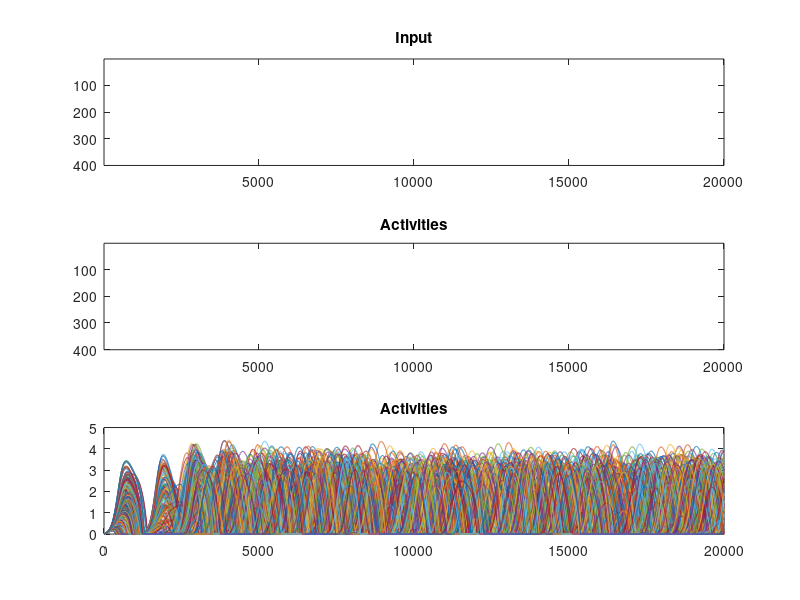
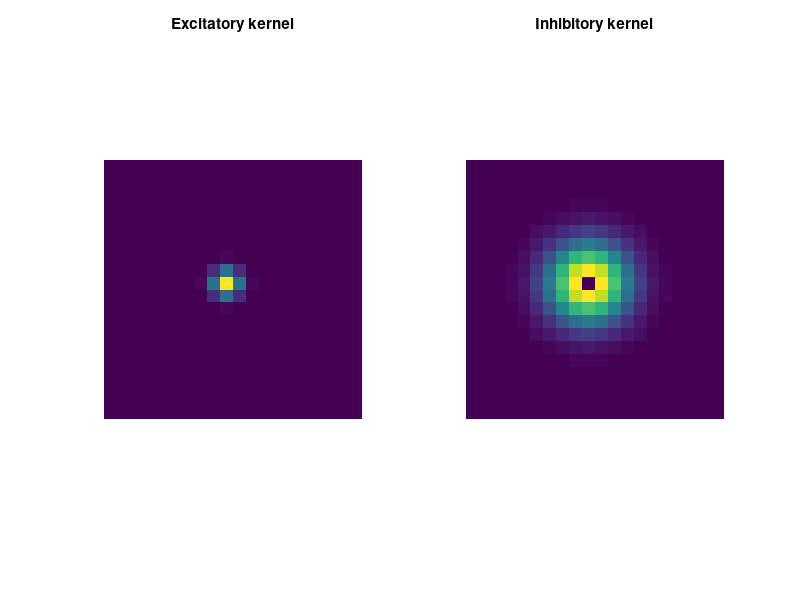

Recreate these plots in MATLAB, in order. (Note: this script raises an error after producing the figures.)
clear all; close all;
%file_name=uiputfile('*.gif','Save as animated GIF');

aa = 20;        % Side length of square grid
N = aa*aa;      % Number of neurons
tlen = 20000;
%tdiv = 50;
msize = tlen;%/tdiv +1;

x = zeros(1,N);
xs = zeros(msize,N);

We = (eye(N));
Wi = We;

 Ae = 0.6;      % Excitatory kernal max height
 ke = 1;        % Excitatory kernel width
 Ai = 0.05;   % Inhibitory kernal max height (Play with this parameter!)
 ki = 3;        % Inhibitory kernal width
 
distan = zeros(N);
kk = 0;
pos = zeros(N,2);
for ii = 1:aa
    for jj = 1:aa
        kk = kk +1;
      pos(kk,:) = [ii jj];
    end
end
tic
for ii = 1:N
    for jj = ii:N
        distan(ii,jj) = norm(squeeze(pos(ii,:)) - squeeze(pos(jj,:)),2);
        distan(jj,ii) = distan(ii,jj);
        Wi(ii,jj) = Ai.*exp(-(distan(ii,jj)./ki).^2);%./(ki*sqrt(2*pi));
        We(ii,jj) = Ae.*exp(-(distan(ii,jj)./ke).^2);% - Ae.*exp(-(distan(ii,jj)./(0.85*ke)).^2);%./(ki*sqrt(2*pi));
        We(jj,ii) = We(ii,jj);
        Wi(jj,ii) = Wi(ii,jj);
        Wi(ii,ii) = 0;
        %We(ii,ii) = 0;
        
    end
end

toc

%Wi = 0.*Wi;

Inp = 0.1*rand(msize,N);
%Inp = round(max(rand(tlen,N) - 0.45,0));
h = 0.001;
B = 10; C = 10;
z = x;
p =10;

ra = 0.01;
recov = 0.7; % Play with this parameter :)
rstrength = 0.25; % And this one

%Inpy = round(max(rand(1,N)-0.49,0));
%cc = 300:320;
%Inp(:,cc) = rand(tlen,length(cc));
%Inp(:,100:500) = rand(tlen,length(100:500));
%Inp(:,1) = 1;
%Inp(:,N) = 1;

%Inp(:, 170:200) = 100;
%Inp(:, 220:250) = 40;

Inp(round(msize*0.4):msize,:) = 0; %Input shuts off half-way though the trial
ii = 1;
tic
for t = 1:tlen
    ii = t;
    %ii = ii + (1-sign(mod(t,tdiv)));
    %Inp(t,:) = Inpy;
    %td = max(1, t-500);
   y = max(x,0);
   %inh = xs(td,:);
   inh = y;
   
    x = x + h.*((B-x).*(Inp(ii,:)  + (y)*We) - (x+C).*( (y*Wi) + rstrength.*z) -x*ra );
   
    x = max(x,0);
    x = min(B,x);
    
    %z= z + rr.*h.*(x -z);
    z = z + recov*h*((B-z).*inh - 10*z.*(1-sign(inh)));
    z = max(z,0);
    z= min(B,z);
    
    
    xs(ii,:) = max(x,0);
end
toc

%scrsz = get(0,'ScreenSize');
%figure('Position',[10 scrsz(4)/2-400 scrsz(3)/2 scrsz(4)/2+300])
figure
subplot(3,1,1)
imagesc(Inp')
title('Input')

subplot(3,1,2)
imagesc(xs');
title('Activities')

subplot(3,1,3)
plot(xs);
title('Activities')

% subplot(4,1,4)
% plot(1:N,Wi(:,round(N/2)),'r.',1:N,We(:,round(N/2)));
% title('Connection weights')

figure
inde = round(N/2 - aa/2);
subplot(1,2,1)
imagesc(reshape(We(inde,:),aa,aa))
axis equal
axis off
title('Excitatory kernel')
subplot(1,2,2)
imagesc(reshape(Wi(inde,:),aa,aa))
axis equal
axis off
title('Inhibitory kernel')

%gif_2D(xs,aa,file_name)
show_2D(xs,Inp,aa)